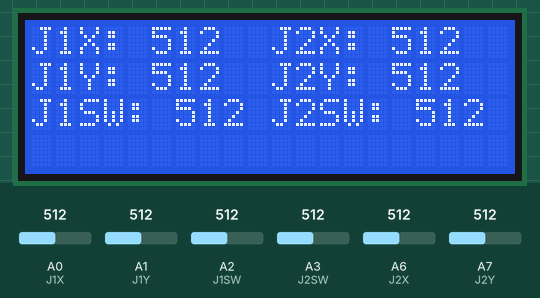
The sketch below on a simulated Arduino Nano, built with avr-gcc and run on an emulated ATmega328P. Parts: 20×4 character LCD. Inputs (shaded band) come from the test bench; at power-on: A0 (J1X) = 512, A1 (J1Y) = 512, A2 (J1SW) = 512, A3 (J2SW) = 512, A6 (J2X) = 512, A7 (J2Y) = 512. What the sketch prints to the serial monitor is not drawn.

Above: at 1.7 s.
1.8 s: A0 (J1X) set to 107
At 2.07 s:
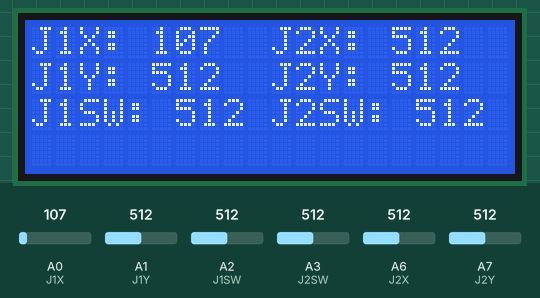
4.8 s: A0 (J1X) set to 95
At 5.2 s:
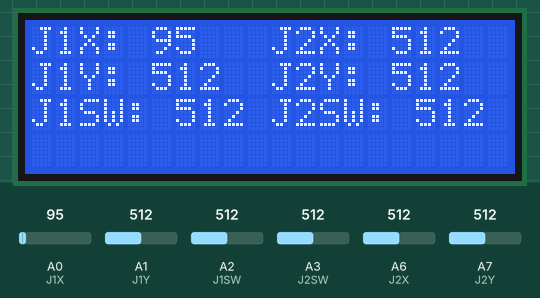
6.4 s: A1 (J1Y) set to 716
At 6.75 s:
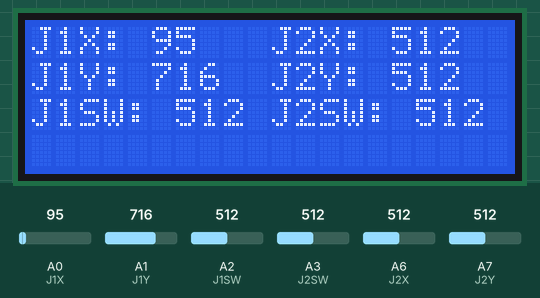
8.0 s: A2 (J1SW) set to 107
At 8.31 s:
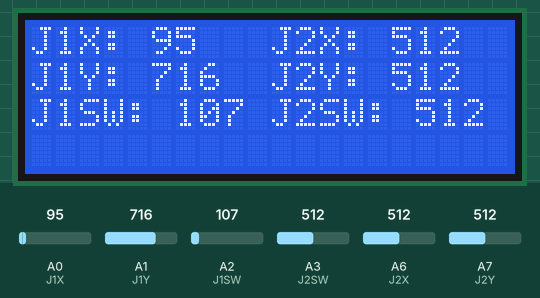
9.6 s: A2 (J1SW) set to 91
At 9.86 s:
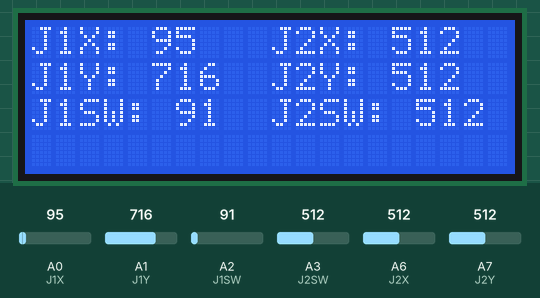
11.1 s: A3 (J2SW) set to 107
At 11.41 s:
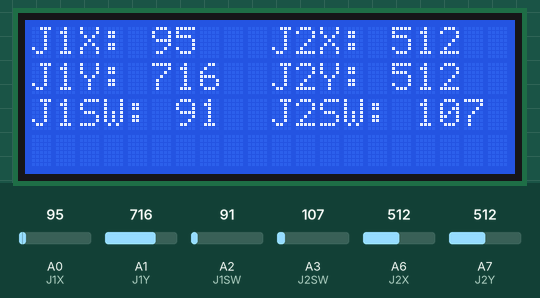

Measured:
- after the input at 6.4 s, the display: changes after 0.15 s (image 3)
- after the input at 8.0 s, the display: changes after 0.11 s (image 4)
- after the input at 9.6 s, the display: changes after 0.06 s (image 5)
- what the display in image 1 shows lasts 0.4 s, from 1.9 s to 2.3 s

The sketch:

lcd.ino
```cpp
//   ________  _______   ________         ___  ___          ___       __   ________  ___       ___       ___  ________
//  |\   __  \|\  ___ \ |\   ___  \      |\  \|\  \        |\  \     |\  \|\   __  \|\  \     |\  \     |\  \|\   ____\
//  \ \  \|\ /\ \   __/|\ \  \\ \  \     \ \  \ \  \       \ \  \    \ \  \ \  \|\  \ \  \    \ \  \    \ \  \ \  \___|_
//   \ \   __  \ \  \_|/_\ \  \\ \  \  __ \ \  \ \  \       \ \  \  __\ \  \ \   __  \ \  \    \ \  \    \ \  \ \_____  \
//    \ \  \|\  \ \  \_|\ \ \  \\ \  \|\  \\_\  \ \  \       \ \  \|\__\_\  \ \  \ \  \ \  \____\ \  \____\ \  \|____|\  \
//     \ \_______\ \_______\ \__\\ \__\ \________\ \__\       \ \____________\ \__\ \__\ \_______\ \_______\ \__\____\_\  \
//      \|_______|\|_______|\|__| \|__|\|________|\|__|        \|____________|\|__|\|__|\|_______|\|_______|\|__|\_________\
//                                                                                                              \|_________|
#include <SPI.h> //`SPI.h` is a library that allows you to communicate with SPI devices.
#include <Wire.h> //`Wire.h` is a library that allows you to communicate with I2C devices.
#include <LiquidCrystal_I2C.h> // for the lcd
const int J1X = A0; //Pin definitions for the joysticks.
const int J1Y = A1;
const int J1SW = A2;
const int J2X = A6;
const int J2Y = A7;
const int J2SW = A3;
const int datanum = 6; //Number of data points in array.
int data[datanum]; //Array to store data.
LiquidCrystal_I2C lcd(0x27,20,4);  // set the LCD address to 0x27 for a 16 chars and 2 line display

void setup() {
  Serial.begin(9600); //Start serial communication. (115200 baud for RF-NAN)
  pinMode(J1X, INPUT); //Set the pin modes for the joysticks.
  pinMode(J1Y, INPUT);
  pinMode(J1SW, INPUT);
  pinMode(J2X, INPUT);
  pinMode(J2Y, INPUT);
  pinMode(J2SW, INPUT);
  delay(500); //Delay to let nRF24L01+ module initialize.
  lcd.init();                      // initialize the lcd
  lcd.backlight();
}

void loop() {
  data[0] = analogRead(J1X); // Read values form joysticks and put into array
  data[1] = analogRead(J1Y);
  data[2] = analogRead(J1SW);
  data[3] = analogRead(J2X);
  data[4] = analogRead(J2Y);
  data[5] = analogRead(J2SW);
  Serial.print(data[0]); //Print the data to the serial monitor for debugging.
  Serial.print(" ");
  Serial.print(data[1]);
  Serial.print(" ");
  Serial.print(data[2]);
  Serial.print(" ");
  Serial.print(data[3]);
  Serial.print(" ");
  Serial.print(data[4]);
  Serial.print(" ");
  Serial.println(data[5]);
  lcd.setCursor(0,0);
  lcd.print("J1X: ");
  lcd.print(data[0]);
  lcd.setCursor(0,1);
  lcd.print("J1Y: ");
  lcd.print(data[1]);
  lcd.setCursor(0,2);
  lcd.print("J1SW: ");
  lcd.print(data[2]);
  lcd.setCursor(10,0);
  lcd.print("J2X: ");
  lcd.print(data[3]);
  lcd.setCursor(10,1);
  lcd.print("J2Y: ");
  lcd.print(data[4]);
  lcd.setCursor(10,2);
  lcd.print("J2SW: ");
  lcd.print(data[5]);
  delay(100); //Delay to allow the lcd to update.
  lcd.clear();
}
```
